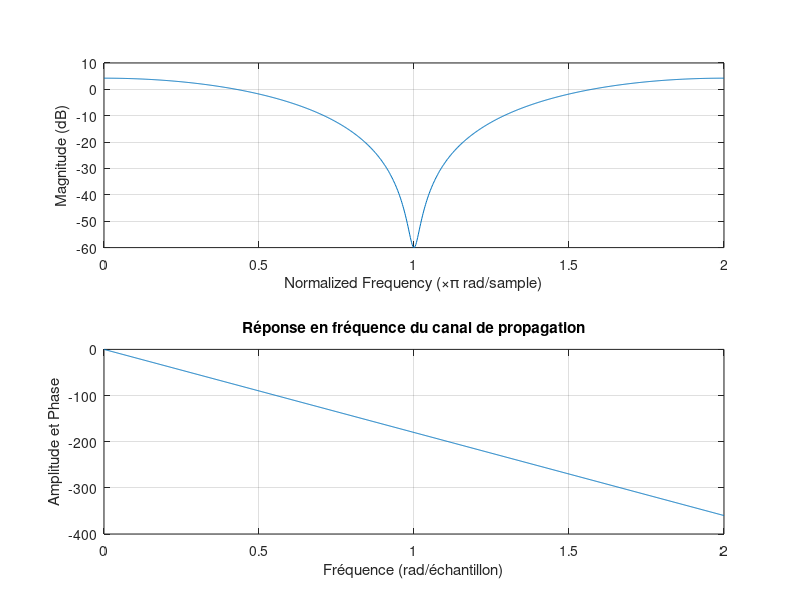

The MATLAB source for this figure: (Note: this script raises an error after producing the figure.)
%on utilise freqz pour ça 
%on ferme tout 
clear all;
close all;

% réponse impultionelle 
h = [0.407,0.815,0.407];
%% tracé du module et de la phase de la réponse en fréquence du canal de propagation.
freqz(h,1,1024,'whole')
title('Réponse en fréquence du canal de propagation');
xlabel('Fréquence (rad/échantillon)');
ylabel('Amplitude et Phase');
grid on;


%% variables 
N = 16;
N_actif = 16;
nb_bits = 1000;



%% figure de zinzin
figure('Name','DSP')
     %% modulateur 


        % Mapping
        S=zeros(N, nb_bits);
        for i=1:N_actif
            S(i,:) = randi([0 1],1,nb_bits)*2 -1;
        end 




        %% Canal
        Xe = ifft(S,N);
        Y = reshape(Xe, 1, nb_bits*N);


        %filtre 
        SignalSortieCanal=filter(h,1,Y) ;

        %dsp
        
        [pxx, f] = pwelch(SignalSortieCanal, [], [], [], 16); % pxx = DSP, f = fréquence
        dsp_normalisee = pxx*16 / sum(pxx); % Normalisation entre 0 et 16
        nexttile
        plot(10*log(dsp_normalisee))
        xlabel('fréquence')
        ylabel('dsp')
     %% Démodulation 

     %démodulation
     Y_reshape = reshape(SignalSortieCanal, size(Xe));
     Y_recep = fft(Y_reshape,N);
        
     %constellation porteuse 6 et 15 (ok)
     porteuse6 = Y_recep(6, :);
     porteuse15 = Y_recep(15, :);


     figure('Name','constellation porteuse 6')
     scatter(real(porteuse6), imag(porteuse6))
     xlabel('partie réel')
     ylabel('partie imaginaire')


     figure('Name','constellation porteuse 15')
     scatter(real(porteuse15), imag(porteuse15))
     xlabel('partie réel')
     ylabel('partie imaginaire')
     


     %% TEB
     Y_fin = [];
     for i=1:length(Y_recep)
        if real(Y_recep)>0
            Y_fin = [Y_fin 1];
        else
            Y_fin= [Y_fin -1];
        end
     end
     TEB = mean(S~=Y_fin,"all")